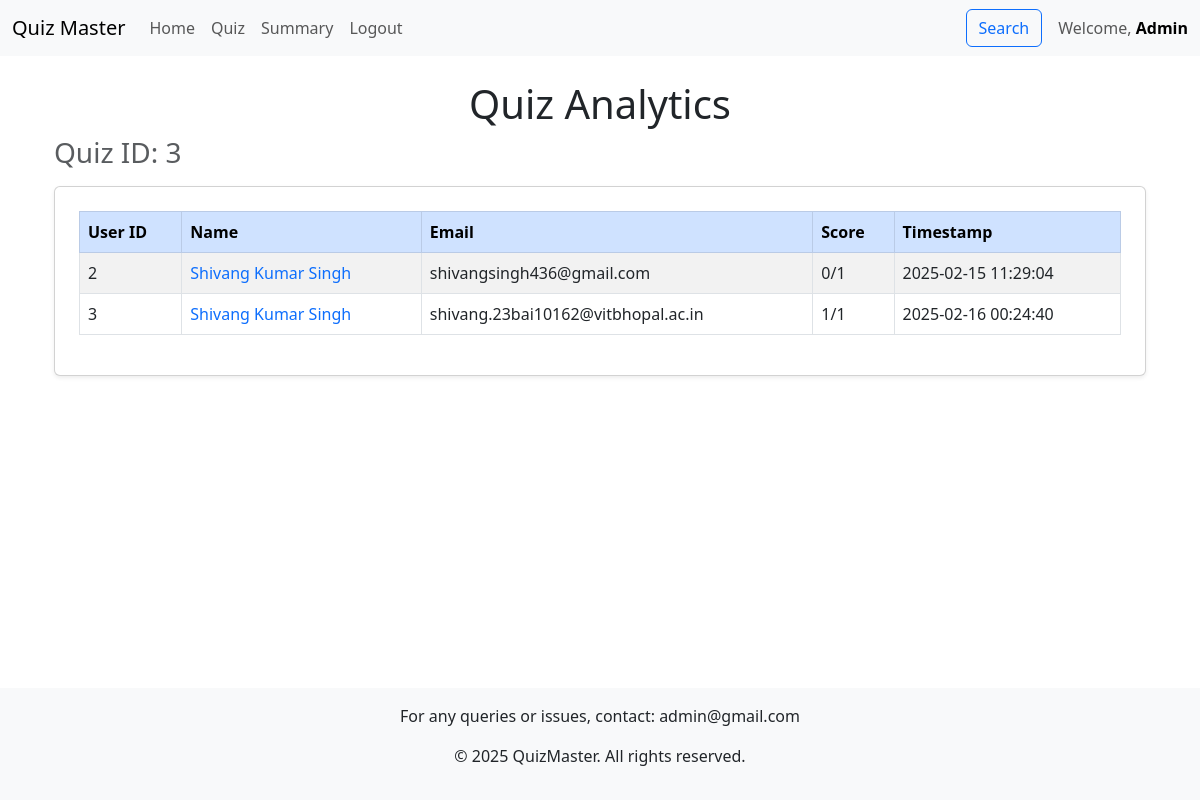
/quiz_analytics/3 (signed in), run on the app's committed database.
### models.py (models this page shows, shortened)
class User(db.Model):
    id = db.Column(db.Integer, primary_key=True)
    username = db.Column(db.String(120), unique=True, nullable=False)
    password_hash = db.Column(db.String(120), nullable=False)
    full_name = db.Column(db.String(100))
    qualification = db.Column(db.String(100))
    dob = db.Column(db.Date)
    role = db.Column(db.Enum("user", "admin", name="user_roles"), default="user",)
    created_at = db.Column(db.DateTime, default=datetime.now(timezone.utc))
    scores = db.relationship('Score', backref='user', lazy=True, cascade="all, delete-orphan")

class Score(db.Model):
    id = db.Column(db.Integer, primary_key=True)
    quiz_id = db.Column(db.Integer, db.ForeignKey('quiz.id'), nullable=False)
    user_id = db.Column(db.Integer, db.ForeignKey('user.id'), nullable=False)
    timestamp = db.Column(db.DateTime, nullable=False, default=datetime.utcnow)
    total_score = db.Column(db.Integer, nullable=False)
    __table_args__ = (db.UniqueConstraint('quiz_id', 'user_id', name='unique_user_quiz_attempt'),)

### controllers/controllers_users.py (the view)
@app.route('/quiz_analytics/<int:quiz_id>')
@auth_required
def quiz_analytics(quiz_id):
    user = User.query.get(session["user_id"])
    if user.role != "admin":
        flash("You do not have permission to view this page.", "danger")
        return redirect(url_for('dashboard'))
    quiz_attempts = db.session.query(
        User.id,
        User.full_name,
        User.username,
        Score.total_score,
        Score.timestamp,
        Score.quiz_id
    ).join(Score, Score.user_id == User.id)\
     .filter(Score.quiz_id == quiz_id)\
     .all()
    quiz_questions_count = {
    quiz_id: db.session.query(Question).filter(Question.quiz_id == quiz_id).count()
}
    return render_template('quiz_analytics.html',
                           quiz_attempts=quiz_attempts,
                           quiz_id=quiz_id,
                           quiz_questions_count=quiz_questions_count,
                           user=user)

### controllers/controllers_users.py (called while the page is built)
def auth_required(func):
    @wraps(func)
    def inner(*args, **kwargs):
        if "user_id" in session:
            return func(*args, **kwargs)
        else:
            flash("Please login to continue")
            return redirect(url_for("index"))
    return inner

### templates/quiz_analytics.html (shortened to what this page needs)
{% extends "base.html" %}
{% block content %}
<div class="container mt-4">
    <h1 class="text-center">Quiz Analytics</h1>
    <h3 class="text-muted">Quiz ID: {{ quiz_id }}</h3>
    <div class="card shadow-sm p-4 mt-3">
        <div class="table-responsive">
            <table class="table table-bordered table-striped">
                <thead class="table-primary">
                    <tr>
                        <th>User ID</th>
                        <th>Name</th>
                        <th>Email</th>
                        <th>Score</th>
                        <th>Timestamp</th>
                    </tr>
                </thead>
                <tbody>
                    {% for attempt in quiz_attempts %}
                    <tr>
                        <td>{{ attempt.id }}</td>
                        <td>
                            <a href="/dashboard/scores/{{ attempt.id }}" class="text-decoration-none">
                                {{ attempt.full_name }}
                            </a>
                        </td>
                        <td>{{ attempt.username }}</td>
                        <td>{{ attempt.total_score }}/{{ quiz_questions_count[attempt.quiz_id] }}</td>
                        <td>{{ attempt.timestamp.strftime('%Y-%m-%d %H:%M:%S') }}</td>
                    </tr>
                    {% endfor %}
                </tbody>
            </table>
        </div>
    </div>
</div>
{% endblock %}

### templates/navbar.html (shortened to what this page needs)
<nav class="navbar navbar-expand-lg navbar-light bg-light">
    <div class="container-fluid">
        <a class="navbar-brand" href="/">Quiz Master</a>
        <div class="collapse navbar-collapse" id="navbarNav">
            <ul class="navbar-nav me-auto">
                {% if 'user_id' in session %}
                <li class="nav-item">
                    <a class="nav-link" href="/dashboard">Home</a>
                </li>
                {% if user.role=="user" %}
                <li class="nav-item">
                    <a class="nav-link" href="/dashboard/scores/{{user.id}}">Scores</a>
                </li>
                {% else %}
                <li class="nav-item">
                    <a class="nav-link" href="/dashboard/quiz_management">Quiz</a>
                </li>
                {% endif %}
                <li class="nav-item">
                    <a class="nav-link" href="/summary">Summary</a>
                </li>
                <li class="nav-item">
                    <a class="nav-link" href="/logout">Logout</a>
                </li>
                {% endif %}
            </ul>
            {% if 'user_id' in session %}
            <div class="d-flex align-items-center">
                <a class="nav-link me-3" href="/search">
                    <button class="btn btn-outline-primary">Search</button>
                </a>
                <span class="navbar-text">
                    Welcome, <a class="fw-bold text-decoration-none" href="/profile">{{ user.role | capitalize }}</a>
                </span>
            </div>
            {% endif %}
        </div>
    </div>
</nav>

### static/styles/styles.css (style rules this page uses)
.card { transition: transform 0.2s ease; }

### data on the page
User: role "Admin"
Score: id "2", full_name "Shivang Kumar Singh", username "shivangsingh436@gmail.com", total_score "0", quiz_questions_count "1", timestamp "2025-02-15 11:29:04"
Score: id "3", full_name "Shivang Kumar Singh", username "shivang.23bai10162@vitbhopal.ac.in", total_score "1", timestamp "2025-02-16 00:24:40"

### other printed values
{{ quiz_id }} "3"
